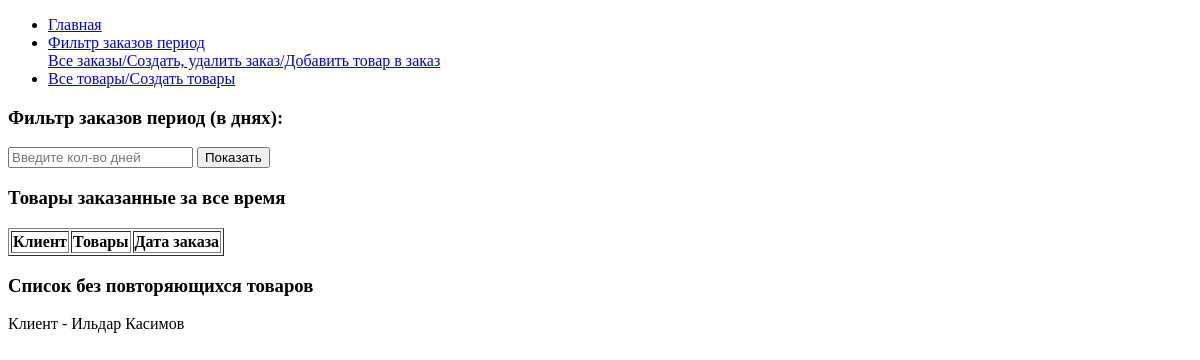
The app's page /less3/get_list_product/10, older data.
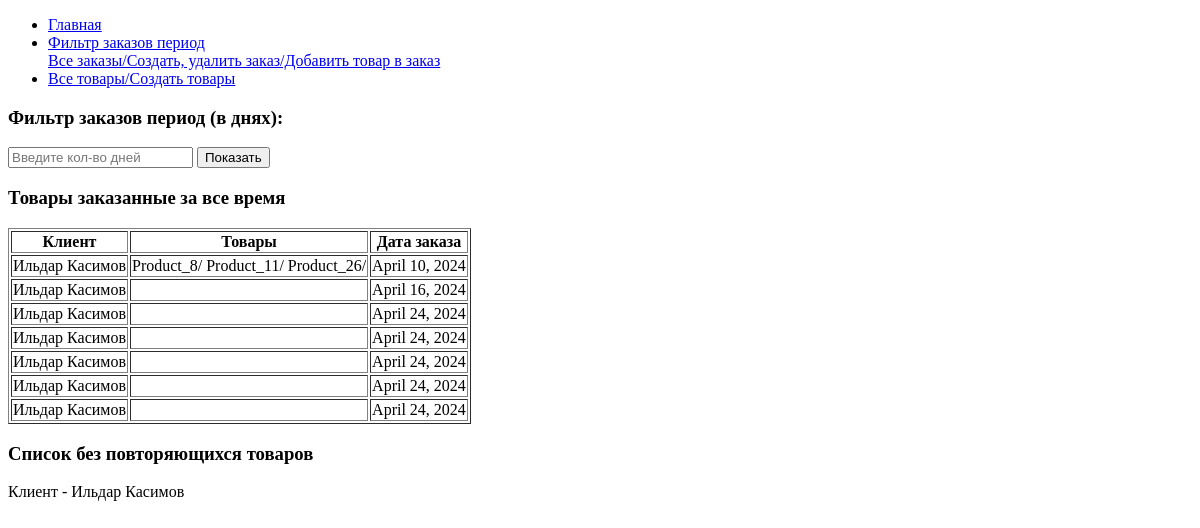
The same page, newer data.
### les_app2/models.py (models this page shows, shortened)
class Order(models.Model):
    client = models.ForeignKey(Client, on_delete=models.deletion.CASCADE)
    product = models.ManyToManyField(Product)
    total_amount = models.DecimalField(max_digits=10, decimal_places=2)
    date_order = models.DateField(auto_now_add=True)

class Client(models.Model):
    name = models.CharField(max_length=100)
    email = models.EmailField()
    phone = models.CharField(max_length=15)
    address = models.CharField(max_length=200)
    date_registration = models.DateField(auto_now_add=True)

class Product(models.Model):
    name = models.CharField(max_length=200)
    descriptions = models.TextField()
    price = models.DecimalField(max_digits=10, decimal_places=2)
    quantity = models.IntegerField()
    added_date = models.DateField(auto_now_add=True)

### les_app3/views.py (the view, shortened to what this page needs)
# urls.py: path('get_list_product/<int:client_id>', views.get_list_product, name='get_list_product'),
def get_list_product(request, client_id):
    orders = Order.objects.filter(client=client_id)
    client = Client.objects.get(pk=client_id)
    client_name = client.name
    context = {'orders': orders, 'text': 'все время', 'client_name': client_name}
    return render(request, 'les_app3/list_product.html', context=context)

### les_app3/templates/les_app3/list_product.html (shortened to what this page needs)
{% extends 'les_app3/base.html' %}
{% block content %}
<h3>Фильтр заказов период (в днях):</h3>
<form method="post">
    <input type='number' name='days' placeholder="Введите кол-во дней">
    <button type="submit">Показать</button>
</form>
<h3>Товары заказанные за {{ text }}</h3>
<table border="1">
    <tr>
        <th>Клиент</th>
        <th>Товары</th>
        <th>Дата заказа</th>
    </tr>
    {% for order in orders %}
    <tr>
        <td>{{ order.client.name }}</td>
        <td>{% for product in order.product.all %}
            {{ product.name }}/
            {% endfor %}
        </td>
        <td>{{order.date_order}}</td>
    </tr>
    {% endfor %}
</table>
<h3>Список без повторяющихся товаров</h3>
Клиент - {{ client_name }}<br>
{% endblock %}

Row changes from the older to the newer data that the page shows:
added Order: client.name "Ильдар Касимов", date_order "April 10, 2024"
added Product: name "Product_8"
added Product: name "Product_11"
added Product: name "Product_26"
added Order: client.name "Ильдар Касимов", date_order "April 16, 2024"
added Order: client.name "Ильдар Касимов", date_order "April 24, 2024"
added Order: client.name "Ильдар Касимов", date_order "April 24, 2024"
added Order: client.name "Ильдар Касимов", date_order "April 24, 2024"
added Order: client.name "Ильдар Касимов", date_order "April 24, 2024"
added Order: client.name "Ильдар Касимов", date_order "April 24, 2024"
